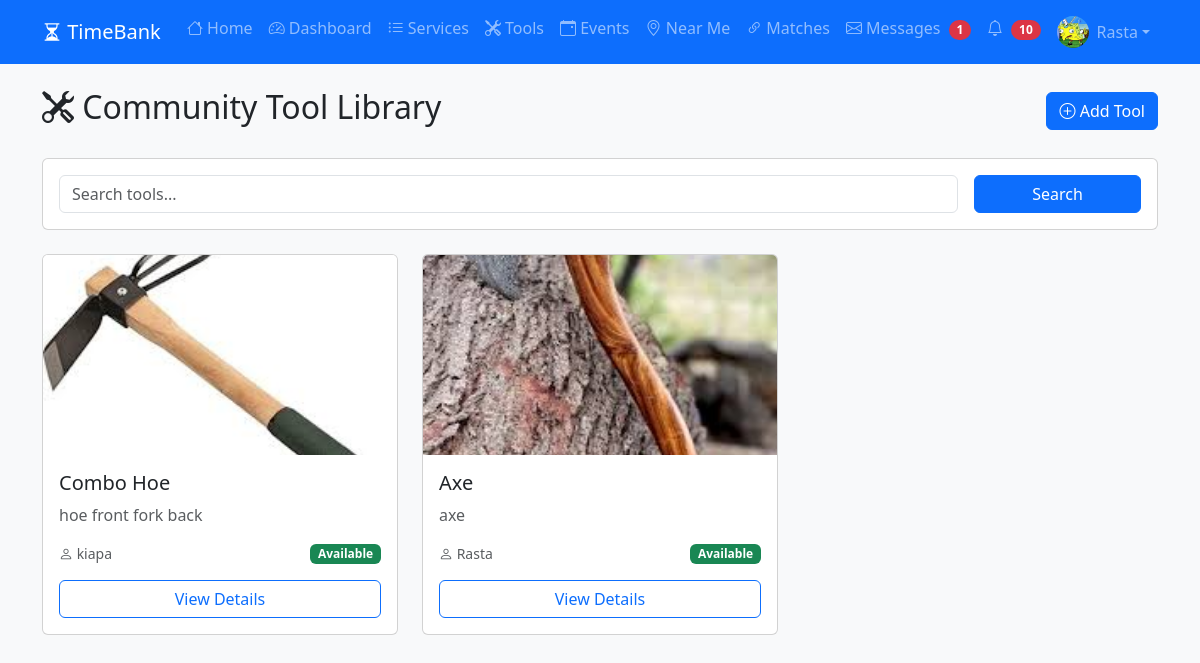
The app's page /tools/ (signed in) with its own data.
### myapp/models.py (models this page shows, shortened)
class Profile(models.Model):
    user = models.OneToOneField(User, on_delete=models.CASCADE)
    time_credits = models.DecimalField(max_digits=10, decimal_places=2, default=0.00)
    bio = models.TextField(blank=True)
    location = models.CharField(max_length=100, help_text="Neighborhood or City")
    phone = models.CharField(max_length=20, blank=True)
    profile_picture = models.ImageField(upload_to='profiles/', blank=True, null=True)
    latitude = models.DecimalField(max_digits=9, decimal_places=6, null=True, blank=True)
    longitude = models.DecimalField(max_digits=9, decimal_places=6, null=True, blank=True)
    is_available = models.BooleanField(default=True, help_text="Available to help others")
    created_at = models.DateTimeField(auto_now_add=True)

class Tool(models.Model):
    owner = models.ForeignKey(User, on_delete=models.CASCADE, related_name='tools')
    name = models.CharField(max_length=100)
    description = models.TextField()
    image = models.ImageField(upload_to='tools/', blank=True, null=True)
    is_available = models.BooleanField(default=True)

### myapp/views.py (the view)
# urls.py: path('tools/', views.tool_browse, name='tool_browse'),
def tool_browse(request):
    search_query = request.GET.get('q', '')
    tools = Tool.objects.filter(is_available=True)
    if search_query:
        tools = tools.filter(
            Q(name__icontains=search_query) |
            Q(description__icontains=search_query)
        )
    context = {
        'tools': tools,
        'search_query': search_query,
    }
    return render(request, 'tools/browse.html', context)

### myapp/templates/tools/browse.html (shortened to what this page needs)
{% extends 'base.html' %}
{% block content %}
<div class="d-flex justify-content-between align-items-center mb-4">
    <h2><i class="bi bi-tools"></i> Community Tool Library</h2>
    {% if user.is_authenticated %}
    <a href="{% url 'tool_create' %}" class="btn btn-primary"><i class="bi bi-plus-circle"></i> Add Tool</a>
    {% endif %}
</div>
<div class="card mb-4">
    <div class="card-body">
        <form method="get" class="row g-3">
            <div class="col-md-10">
                <input type="text" class="form-control" name="q" placeholder="Search tools..." value="{{ search_query }}">
            </div>
            <div class="col-md-2">
                <button type="submit" class="btn btn-primary w-100">Search</button>
            </div>
        </form>
    </div>
</div>
<div class="row">
    {% for tool in tools %}
    <div class="col-md-4 mb-4">
        <div class="card h-100 card-hover">
            {% if tool.image %}
            <img src="{{ tool.image.url }}" class="card-img-top" style="height: 200px; object-fit: cover;">
            {% else %}
            <div class="card-img-top bg-secondary d-flex align-items-center justify-content-center" style="height: 200px;">
                <i class="bi bi-tools text-white" style="font-size: 4rem;"></i>
            </div>
            {% endif %}
            <div class="card-body">
                <h5 class="card-title">{{ tool.name }}</h5>
                <p class="card-text text-muted">{{ tool.description|truncatewords:20 }}</p>
                <div class="d-flex justify-content-between align-items-center">
                    <small class="text-muted"><i class="bi bi-person"></i> {{ tool.owner.username }}</small>
                    {% if tool.is_available %}
                    <span class="badge bg-success">Available</span>
                    {% else %}
                    <span class="badge bg-secondary">Unavailable</span>
                    {% endif %}
                </div>
                <a href="{% url 'tool_detail' tool.pk %}" class="btn btn-outline-primary w-100 mt-3">View Details</a>
            </div>
        </div>
    </div>
    {% empty %}
    <div class="col-12">
        <div class="alert alert-info"><i class="bi bi-info-circle"></i> No tools available yet.</div>
    </div>
    {% endfor %}
</div>
{% endblock %}

### myapp/templates/base.html (shortened to what this page needs)
<!DOCTYPE html>
<html lang="en">
<head>
    <link href="https://cdn.jsdelivr.net/npm/bootstrap@5.3.0/dist/css/bootstrap.min.css" rel="stylesheet">
    <link rel="stylesheet" href="https://cdn.jsdelivr.net/npm/bootstrap-icons@1.11.0/font/bootstrap-icons.css">
    <link rel="stylesheet" href="https://unpkg.com/leaflet@1.9.4/dist/leaflet.css" />
</head>
<body class="bg-light">
    <nav class="navbar navbar-expand-lg navbar-dark bg-primary">
        <div class="container">
            <a class="navbar-brand" href="{% url 'home' %}">
                <i class="bi bi-hourglass-split"></i> TimeBank
            </a>
            <div class="collapse navbar-collapse" id="navbarNav">
                <ul class="navbar-nav ms-auto">
                    <li class="nav-item">
                        <a class="nav-link" href="{% url 'home' %}">
                            <i class="bi bi-house"></i> Home
                        </a>
                    </li>
                    {% if user.is_authenticated %}
                    <li class="nav-item">
                        <a class="nav-link" href="{% url 'dashboard' %}">
                            <i class="bi bi-speedometer2"></i> Dashboard
                        </a>
                    </li>
                    {% endif %}
                    <li class="nav-item">
                        <a class="nav-link" href="{% url 'listing_browse' %}">
                            <i class="bi bi-list-ul"></i> Services
                        </a>
                    </li>
                    <li class="nav-item">
                        <a class="nav-link" href="{% url 'tool_browse' %}">
                            <i class="bi bi-tools"></i> Tools
                        </a>
                    </li>
                    <li class="nav-item">
                        <a class="nav-link" href="{% url 'event_browse' %}">
                            <i class="bi bi-calendar-event"></i> Events
                        </a>
                    </li>
                    <li class="nav-item">
                        <a class="nav-link" href="{% url 'map_view' %}">
                            <i class="bi bi-geo-alt"></i> Near Me
                        </a>
                    </li>
                    {% if user.is_authenticated %}
                    <li class="nav-item">
                        <a class="nav-link" href="{% url 'find_matches' %}">
                            <i class="bi bi-link-45deg"></i> Matches
                        </a>
                    </li>
                    <li class="nav-item">
                        <a class="nav-link position-relative" href="{% url 'inbox' %}">
                            <i class="bi bi-envelope"></i> Messages
                        </a>
                    </li>
                    <li class="nav-item">
                        <a class="nav-link position-relative" href="{% url 'notifications' %}">
                            <i class="bi bi-bell"></i>
                        </a>
                    </li>
                    <li class="nav-item dropdown">
                        <a class="nav-link dropdown-toggle d-flex align-items-center" href="#" id="userDropdown" role="button" data-bs-toggle="dropdown">
                            {% if user.profile.profile_picture %}
                                <img src="{{ user.profile.profile_picture.url }}"
                                     class="rounded-circle me-2"
                                     width="32"
                                     height="32"
                                     style="object-fit: cover;"
                                     alt="{{ user.username }}">
                            {% else %}
                                <div class="rounded-circle bg-primary text-white d-flex align-items-center justify-content-center me-2"
                                     style="width: 32px; height: 32px; font-size: 14px; font-weight: bold;">
                                    {{ user.username|first|upper }}
                                </div>
                            {% endif %}
                            {{ user.username }}
                        </a>
                    </li>
                    {% endif %}
                </ul>
            </div>
        </div>
    </nav>
    <div class="container mt-4">
        {% block content %}
        {% endblock %}
    </div>
</body>
</html>

### records on screen
Tool: image (picture), name "Combo Hoe", description "hoe front fork back", owner.username "kiapa", is_available "Available"
Tool: image (picture), name "Axe", description "axe", owner.username "Rasta", is_available "Available"

### other values on screen
{{ user.username }} "Rasta"
